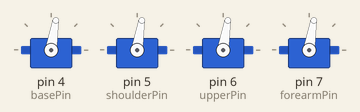
Simulated run of this sketch. Board: Arduino Uno, built with avr-gcc and run on an emulated ATmega328P. Shown: 4 × servo.

Above: at 0.05 s.
At 0.85 s:
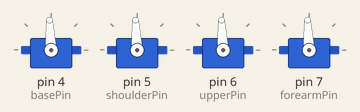
Timing chart, 0 to 3.0 s (numbered marks = the images above):
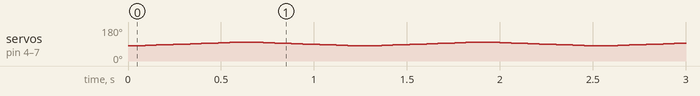

The sketch:

01_ServoTeset.ino
```cpp
#include <Servo.h>

int basePin = 4;
int shoulderPin = 5;
int upperPin = 6;
int forearmPin = 7;

const int servoIntAngle = 90;

Servo base;
Servo shoulder;
Servo upperarm;
Servo forearm;
void setup() {
  // put your setup code here, to run once:
  Serial.begin(9600);
  base.attach(basePin);
  shoulder.attach(shoulderPin);
  upperarm.attach(upperPin);
  forearm.attach(forearmPin);

  base.write(servoIntAngle);
  shoulder.write(servoIntAngle);
  upperarm.write(servoIntAngle);
  forearm.write(servoIntAngle);
}

void loop() {
  // put your main code here, to run repeatedly:9

  for (int i = 80; i <= 100; i++) {
    base.write(i);
    shoulder.write(i);
    upperarm.write(i);
    forearm.write(i);
    delay(30);
  }
  for (int i = 100; i >=80; i--) {
    base.write(i);
    shoulder.write(i);
    upperarm.write(i);
    forearm.write(i);
    delay(30);
  }
}
```
